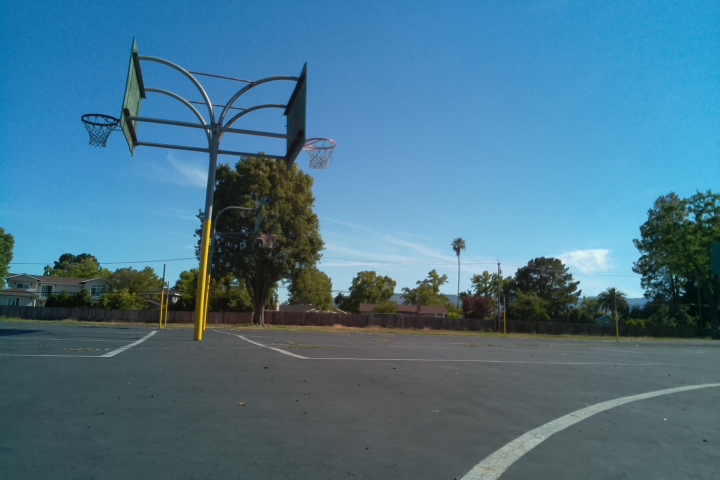
#> input picture curve/img057.jpg, 720 x 480 px, found by its file name
$ python lane_detection_utils.py   (older library calls are emulated)
#> lines starting #> are read from the running program, lines starting #| are printed output that depends on the picture; after the words box and inside, x2 and y2 are one past the last pixel; in counts of white or black regions, pixels touching at a corner belong together
import cv2
import numpy as np
import matplotlib.pyplot as pyplot
import math


def polynomial(x, p) :
    return p[0] * x * x + p[1] * x + p[2]


# calculate gradient in the x direction, non destructive
# input: image
# output: image_gradient scaled from 0-255
# [109 lines left out: functions sobel_gradient_x, perspective_transform, perspective_transform_angle, order_points, four_point_transform, edge_detection, not called in this run]

def hard_threshold(image, threshold) :
    img_thresh = np.zeros_like(image)
    img_thresh[(image > threshold[0]) & (image < threshold[1])] = 255
    return img_thresh

# [56 lines left out: functions adaptive_threshold, color_mask, line_detection, lane_detection, poly_detection, not called in this run]

def histogram(img):
    hist = np.sum(img, axis=0)
    return hist


def poly_detection_sliding_box(image, starting_pos, box_dim = (1000, 400), visualize = False, frame = None) :
    box_width = box_dim[0]
    box_height = box_dim[1]
    #gives bounding points based on center of bottom of the box
    def box_cords(pos, width, height):
        x1 = pos[0] - (width//2)
        x2 = pos[0] + (width//2)
        y1 = pos[1] - height
        y2 = pos[1]
        return x1, y1, x2, y2

    curPos = np.copy(starting_pos)

    #shut up leave me alone :( i dont know how to do this
    left_ind = []
    left_ind.append([])
    left_ind.append([])

    #while box in frame
    while curPos[1] > box_height :
        #establish box
        x1, y1, x2, y2 = box_cords(curPos, box_width, box_height)

        if x1 < 0 :
            x1 = 0
        if x2 > len(image[0]) :
            x2 = len(image[0])

        #find points in box
        new_ind = np.where(image[y1:y2, x1:x2] == [255])
        left_ind[0].extend(new_ind[1]+x1)
        left_ind[1].extend(new_ind[0]+y1)

        #recalculate and find next pos
        if len(left_ind[0]) > 0 :
            p = np.polyfit(left_ind[1], left_ind[0], 2) #f(y) = x
            x = int(polynomial(curPos[1] - box_height, p))
            if curPos[0]-x > box_width * 0.5 :
                x = curPos[0] - box_width
                y = curPos[1]
            elif x-curPos[0] > box_width * 0.5 :
                x = curPos[0] + box_width
                y = curPos[1]
            else :
                y = curPos[1] - box_height

            curPos = (x,y)
        else :
            curPos = (curPos[0], curPos[1] - box_height)
        if visualize :
            p = np.polyfit(left_ind[1], left_ind[0], 2) #f(y) = x
            visualize_poly(frame, p, copy=False, color = (255, int(y1/len(image) * 255), int(y1/len(image) * 255)), invert = True)
            cv2.rectangle(frame, (x1,y1),(x2,y2),(0,255,0))

    # calculate final coefecients
    if len(left_ind[0]) == 0 :
        print("nothing foundlp")
        return (0,0,0)
    p = np.polyfit(left_ind[1], left_ind[0], 2)
    if visualize :
        visualize_poly(frame, p, copy = False, color = (255,0,0), invert = True)
    return p

# [46 lines left out: functions visualize_lines, visualize_lanes, visualize_poly, not called in this run]

def dist(pt1, pt2) :
    return np.linalg.norm(pt1-pt2)

# [15 lines left out: function pipeline, not called in this run]

def main() :

    image = cv2.imread('curve_crop/img057.jpg')
#> image is the input picture: shape (480, 720, 3); mean B, G, R 138.4, 116.2, 73
    # image = perspective_transform_angle(image, 45)
    h, w, C = np.shape(image)
#> h = 480; w = 720; C = 3
    cv2.imshow("image", image)
    image = cv2.cvtColor(image, cv2.COLOR_BGR2RGB)

    image_white_mask = hard_threshold(cv2.cvtColor(image, cv2.COLOR_RGB2GRAY), (110, 255))
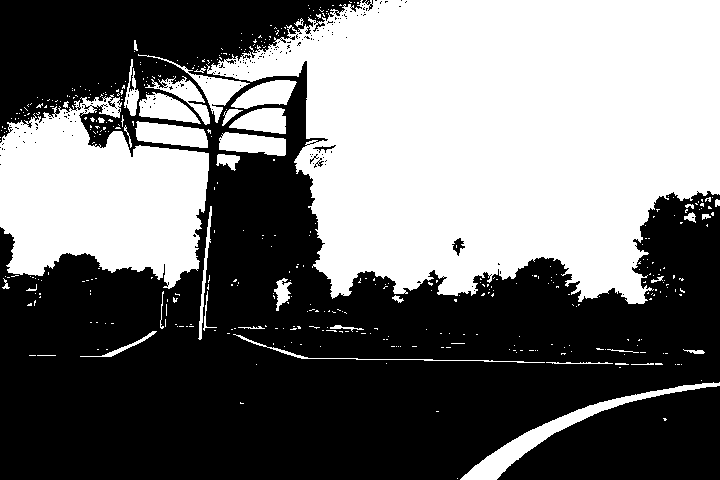
#> image_white_mask: shape (480, 720); 44.4% white; 446 white regions (406 under 20 px), largest, box (x1, y1, x2, y2) and area: (206, 0, 720, 304) 110893, (0, 94, 209, 289) 27343, (460, 382, 720, 480) 3066
    cv2.imshow("white", image_white_mask)

    x_start = np.argmax(histogram(image_white_mask))
#> in histogram, `hist = np.sum(img, axis=0)`: hist = 720 values, max 80325 at index 581, min 11220 at index 212, mean 54387.2
#> x_start = 581

    visualization = image[:]
    p = poly_detection_sliding_box(image_white_mask,(x_start, h), (50, 15), visualize= True, frame = visualization)
#> in poly_detection_sliding_box, `curPos = np.copy(starting_pos)`: curPos = [581, 480]
#> the loop in poly_detection_sliding_box, `while curPos[1] > box_height :` made 1 pass
#> (y1, y2, new_ind, curPos) on pass 1: (465, 480, (empty array, empty array), (581, 465))
    visualize_poly(visualization, p, copy = False, invert = True)
    cv2.imshow("lines", visualization)
    pyplot.show()
    # [10 lines of commented-out code are left out]


    cv2.waitKey(0)
    cv2.destroyAllWindows()


if __name__ == "__main__":
#> (the run stopped early here; a loop or call above may not have finished)

$ run again, with curve/img001.jpg copied over curve/img057.jpg
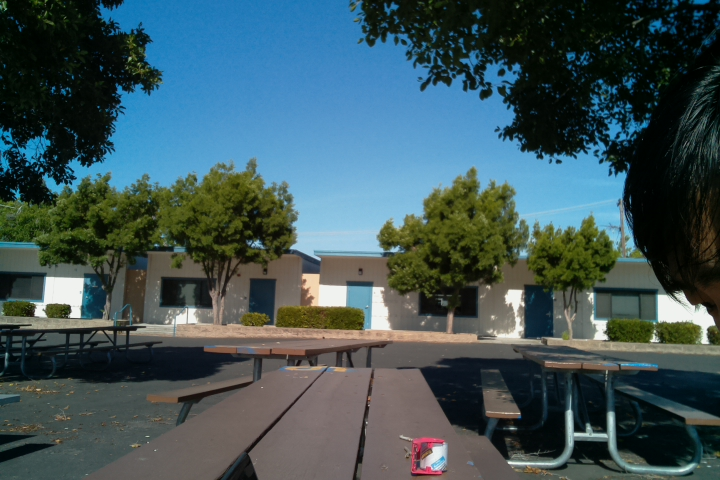
#> input picture curve/img001.jpg, 720 x 480 px, found by its file name
#> in main, image is the input picture: shape (480, 720, 3); mean B, G, R 89, 84.8, 63
#> in main, `image_white_mask = hard_threshold(cv2.cvtColor(image, cv2.COLOR_RGB2GR..`:
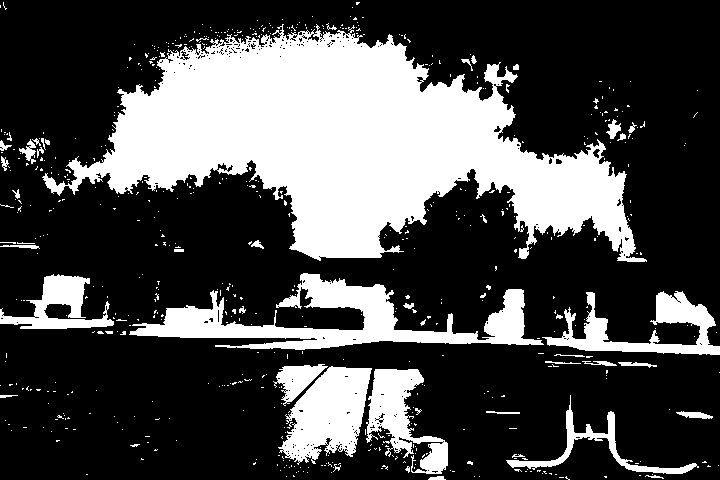
#> image_white_mask: shape (480, 720); 29.4% white; 603 white regions (558 under 20 px), largest, box (x1, y1, x2, y2) and area: (42, 24, 647, 262) 68036, (129, 273, 544, 350) 10903, (278, 366, 372, 465) 5594
#> hist = 720 values, max 94350 at index 317, min 2295 at index 717, mean 35967.4
#> x_start = 317
#> in poly_detection_sliding_box, `curPos = np.copy(starting_pos)`: curPos = [317, 480]
#> the loop in poly_detection_sliding_box, `while curPos[1] > box_height :` made 31 passes
#> in visualize_poly (call 32), `pts = pts.reshape((-1,1,2))`: pts = 480 rows, first 8: [323, 0], [323, 1], [323, 2], [323, 3], [323, 4], [323, 5], [323, 6], [323, 7]
#> in main, `p = poly_detection_sliding_box(image_white_mask,(x_start, h), (50, 15)..`: p = [0.000184, -0.0883, 324]
#> the loop in visualize_poly (call 33), `for y in range(len(frame)):` made 480 passes
#> after the loop in visualize_poly (call 33), `for y in range(len(frame)):`: pts = 480 pairs, first value 313 to 323, second value 0 to 479
#> in visualize_poly (call 33), `pts = pts.reshape((-1,1,2))`: pts = 480 rows, first 8: [323, 0], [323, 1], [323, 2], [323, 3], [323, 4], [323, 5], [323, 6], [323, 7]
#> in visualize_poly (call 33), `cv2.polylines(lines_visualize, [pts], False, color, thickness = 10)`:
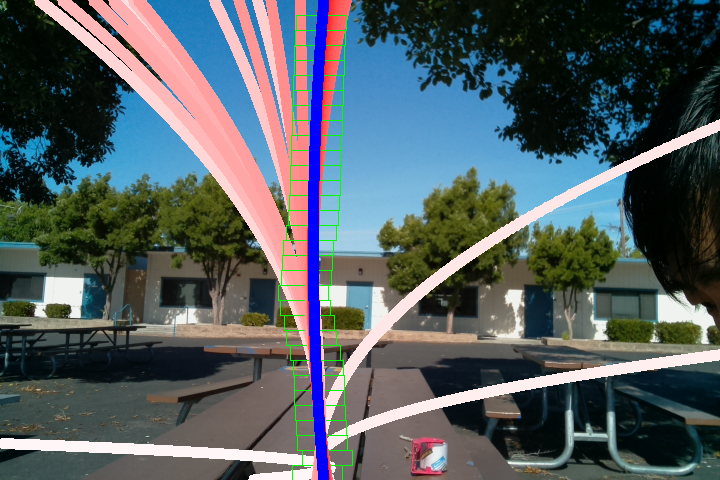
#> lines_visualize: shape (480, 720, 3); mean R, G, B 84.9, 94.1, 97.7

$ run again, with curve/img002.jpg copied over curve/img057.jpg
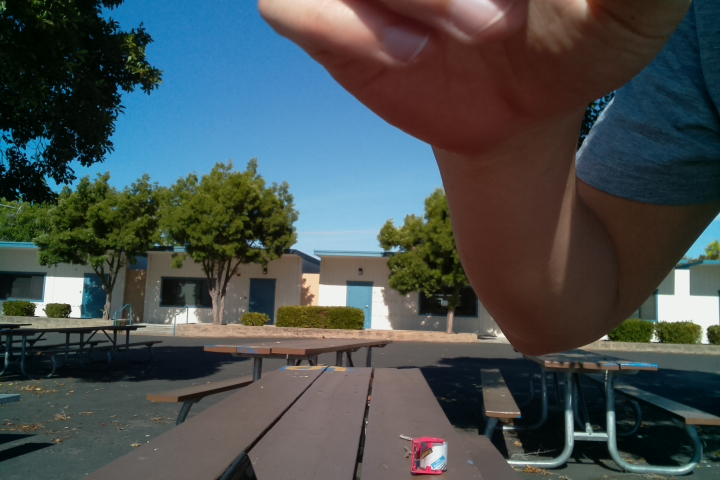
#> input picture curve/img002.jpg, 720 x 480 px, found by its file name
#> in main, image is the input picture: shape (480, 720, 3); mean B, G, R 79.2, 78.6, 71.1
#> in main, `image_white_mask = hard_threshold(cv2.cvtColor(image, cv2.COLOR_RGB2GR..`:
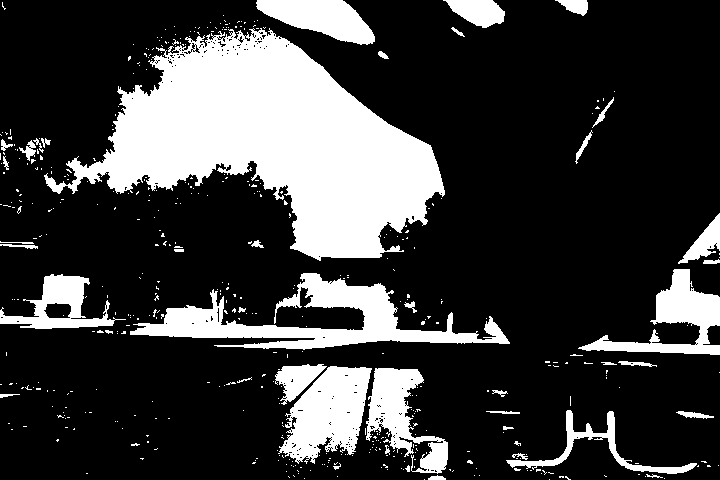
#> image_white_mask: shape (480, 720); 23.5% white; 477 white regions (434 under 20 px), largest, box (x1, y1, x2, y2) and area: (44, 28, 445, 261) 44331, (130, 273, 510, 350) 9554, (278, 366, 372, 464) 5553
#> hist = 720 values, max 95370 at index 313, min 1530 at index 531, mean 28775
#> x_start = 313
#> in poly_detection_sliding_box, `curPos = np.copy(starting_pos)`: curPos = [313, 480]
#> the loop in poly_detection_sliding_box, `while curPos[1] > box_height :` made 31 passes
#> in visualize_poly (call 32), `pts = pts.reshape((-1,1,2))`: pts = 480 rows, first 8: [291, 0], [291, 1], [291, 2], [292, 3], [292, 4], [292, 5], [292, 6], [292, 7]
#> in main, `p = poly_detection_sliding_box(image_white_mask,(x_start, h), (50, 15)..`: p = [-0.000285, 0.17, 291.5]
#> the loop in visualize_poly (call 33), `for y in range(len(frame)):` made 480 passes
#> after the loop in visualize_poly (call 33), `for y in range(len(frame)):`: pts = 480 pairs, first value 291 to 316, second value 0 to 479
#> in visualize_poly (call 33), `pts = pts.reshape((-1,1,2))`: pts = 480 rows, first 8: [291, 0], [291, 1], [291, 2], [292, 3], [292, 4], [292, 5], [292, 6], [292, 7]
#> in visualize_poly (call 33), `cv2.polylines(lines_visualize, [pts], False, color, thickness = 10)`:
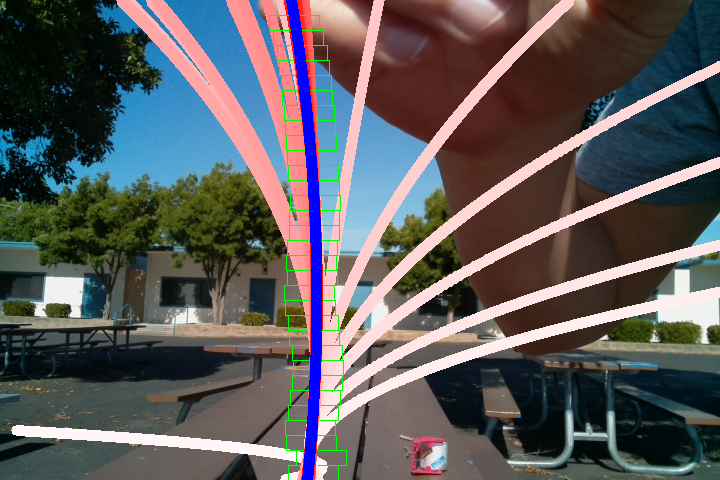
#> lines_visualize: shape (480, 720, 3); mean R, G, B 92.2, 90.5, 91.8

$ run again, with curve/img005.jpg copied over curve/img057.jpg
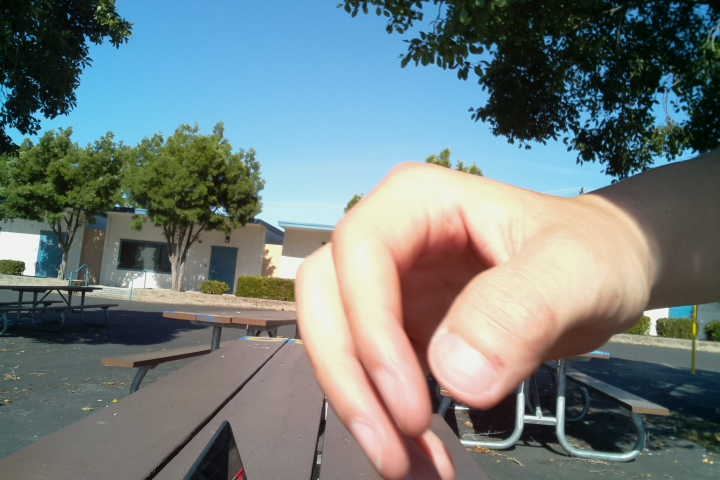
#> input picture curve/img005.jpg, 720 x 480 px, found by its file name
#> in main, image is the input picture: shape (480, 720, 3); mean B, G, R 125.8, 125.9, 113.3
#> in main, `image_white_mask = hard_threshold(cv2.cvtColor(image, cv2.COLOR_RGB2GR..`:
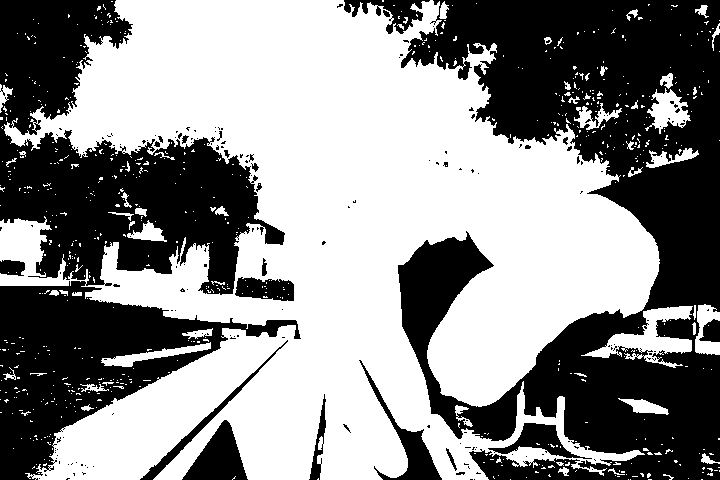
#> image_white_mask: shape (480, 720); 55.2% white; 187 black regions (161 under 20 px), largest, box (x1, y1, x2, y2) and area: (398, 0, 720, 480) 82019, (0, 0, 301, 480) 62259, (182, 420, 248, 480) 2126
#> hist = 720 values, max 122400 at index 301, min 1785 at index 692, mean 67505.2
#> x_start = 301
#> in poly_detection_sliding_box, `curPos = np.copy(starting_pos)`: curPos = [301, 480]
#> the loop in poly_detection_sliding_box, `while curPos[1] > box_height :` made 31 passes
#> in visualize_poly (call 32), `pts = pts.reshape((-1,1,2))`: pts = 480 rows, first 8: [363, 0], [362, 1], [362, 2], [362, 3], [361, 4], [361, 5], [361, 6], [360, 7]
#> in main, `p = poly_detection_sliding_box(image_white_mask,(x_start, h), (50, 15)..`: p = [0.000448, -0.364, 363.2]
#> the loop in visualize_poly (call 33), `for y in range(len(frame)):` made 480 passes
#> after the loop in visualize_poly (call 33), `for y in range(len(frame)):`: pts = 480 pairs, first value 289 to 363, second value 0 to 479
#> in visualize_poly (call 33), `pts = pts.reshape((-1,1,2))`: pts = 480 rows, first 8: [363, 0], [362, 1], [362, 2], [362, 3], [361, 4], [361, 5], [361, 6], [360, 7]
#> in visualize_poly (call 33), `cv2.polylines(lines_visualize, [pts], False, color, thickness = 10)`:
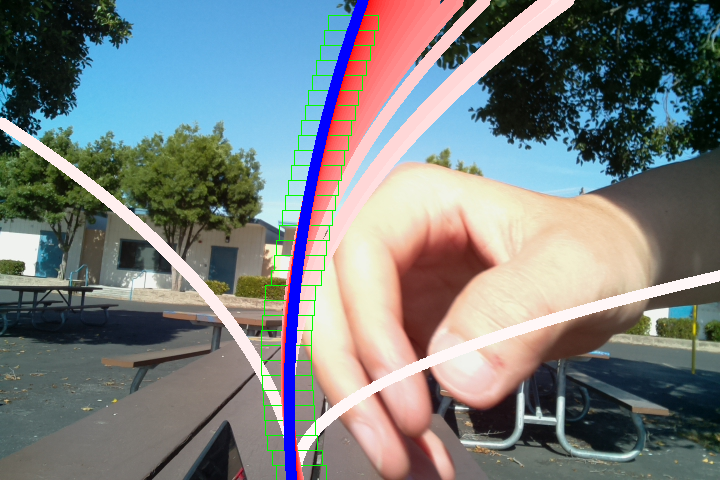
#> lines_visualize: shape (480, 720, 3); mean R, G, B 122.5, 127.3, 128.4
